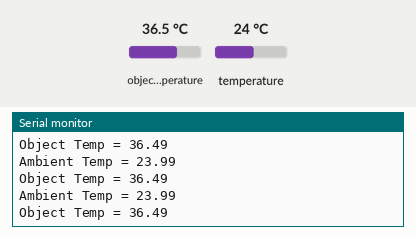
This sketch was run on a simulated ESP8266 (NodeMCU). On the bench: the last lines printed to the serial monitor. Inputs (shaded band) come from the test bench; at power-on: object temperature 36.5 °C, temperature 24 °C. WiFi joins after 1.5 s; servers stay silent unless stated.

Above: at 3.0 s.
3.1 s: object temperature set to 20 °C
At 3.51 s:
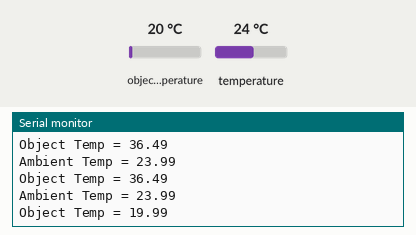
4.6 s: temperature set to 12 °C
At 4.71 s:
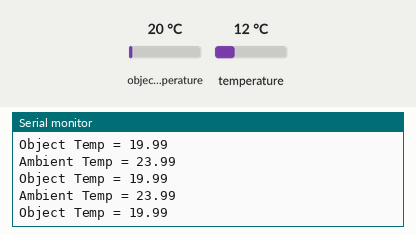
6.1 s: object temperature set to 26 °C
At 6.21 s:
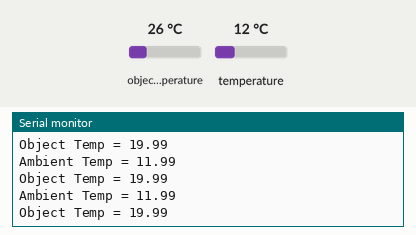
Timing chart, 0 to 9.1 s (numbered marks = the images above; inputs shaded):
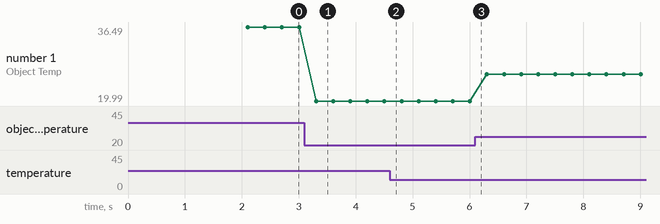

Measured:
- after the input at 3.1 s, the serial monitor: prints a new line after 0.21 s (image 1)
- plotted number 1: 36.49 → 19.99 after the input at 3.1 s, 19.99 → 25.99 after the input at 6.1 s

The sketch:

05.TempMLX90614.ino
```cpp
#define BLYNK_PRINT Serial
#include <ESP8266WiFi.h>
#include <BlynkSimpleEsp8266.h>

char auth[] = "GmDzwQzNlGEbyUWSOehlJOtb--9H76L_";
char ssid[] = "mecha";
char pass[] = "mechatronic";

#include <Wire.h>
#include <Adafruit_MLX90614.h>
Adafruit_MLX90614 mlx = Adafruit_MLX90614();

float ambient_temp = 0.0;
float object_temp  = 0.0;

BlynkTimer timer;

void sensor1(){
  ambient_temp = mlx.readAmbientTempC();
  Serial.print("Ambient Temp = ");
  Serial.println(ambient_temp);
  Blynk.virtualWrite(V4,ambient_temp);
  object_temp = mlx.readObjectTempC();
  Serial.print("Object Temp = ");
  Serial.println(object_temp);
  Blynk.virtualWrite(V5,object_temp);
}
void setup() {
  Serial.begin(9600);
  Serial.println("Adafruit MLX90614 test");
  Blynk.begin(auth, ssid, pass, "blynk-cloud.com", 80);
  mlx.begin();
  timer.setInterval(300L,sensor1);
}
void loop() {
  Blynk.run();
  timer.run();
}
```
